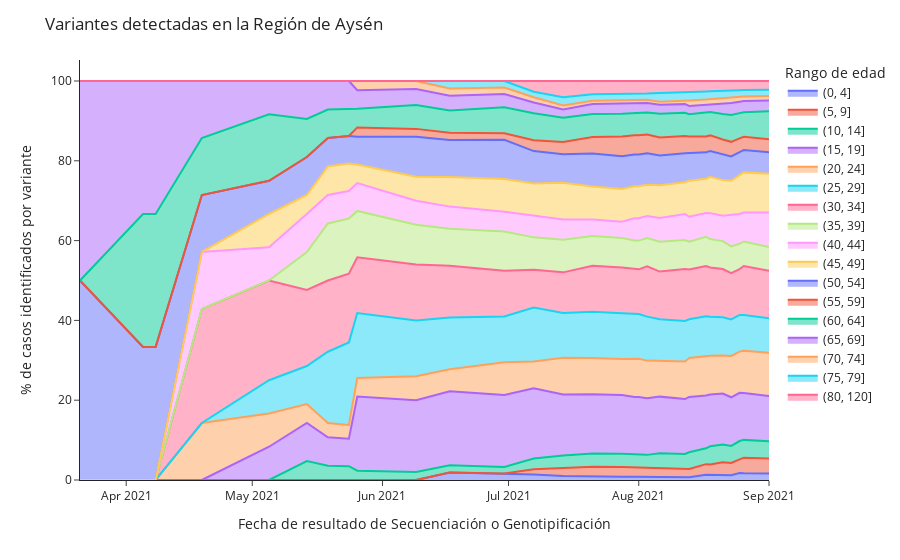

The code cell stored with this chart in its notebook:
### Code cell
px.area(df_variantes_clean.groupby(['fecha_resultado_secuenciacion_genotipificacion', 'rango_edad']).count()[['n_documento']].reset_index().pivot(
    index='fecha_resultado_secuenciacion_genotipificacion',
    columns='rango_edad', 
    values=['n_documento']
).fillna(0).cumsum()['n_documento'],
          labels={'rango_edad':'Rango de edad'},
        groupnorm='percent'
       ).update_layout(
    title= 'Variantes detectadas en la Región de Aysén',
    yaxis_title='% de casos identificados por variante',
    xaxis_title='Fecha de resultado de Secuenciación o Genotipificación',
    template='simple_white',   
)

### Figure 1 — Plotly figure (JSON) as saved in the notebook; plotly's stock layout.template omitted (floating-point values rounded to 4 significant figures)
{"data": [{"groupnorm": "percent", "hovertemplate": "Rango de edad=(0, 4]<br>fecha_resultado_secuenciacion_genotipificacion=%{x}<br>value=%{y}<extra></extra>", "legendgroup": "(0, 4]", "line": {"color": "#636efa"}, "marker": {"symbol": "circle"}, "mode": "lines", "name": "(0, 4]", "orientation": "v", "showlegend": true, "stackgroup": "1", "type": "scatter", "x": ["2021-03-21T00:00:00", "2021-04-05T00:00:00", "2021-04-08T00:00:00", "2021-04-19T00:00:00", "2021-05-05T00:00:00", "2021-05-14T00:00:00", "2021-05-19T00:00:00", "2021-05-24T00:00:00", "2021-05-26T00:00:00", "2021-06-09T00:00:00", "2021-06-17T00:00:00", "2021-06-30T00:00:00", "2021-07-07T00:00:00", "2021-07-14T00:00:00", "2021-07-21T00:00:00", "2021-07-28T00:00:00", "2021-07-31T00:00:00", "2021-08-01T00:00:00", "2021-08-03T00:00:00", "2021-08-06T00:00:00", "2021-08-12T00:00:00", "2021-08-13T00:00:00", "2021-08-17T00:00:00", "2021-08-18T00:00:00", "2021-08-21T00:00:00", "2021-08-23T00:00:00", "2021-08-25T00:00:00", "2021-08-26T00:00:00", "2021-09-01T00:00:00"], "xaxis": "x", "y": [0, 0, 0, 0, 0, 0, 0, 0, 0, 0, 1, 1, 1, 1, 1, 1, 1, 1, 1, 1, 1, 1, 2, 2, 2, 2, 3, 3, 3], "yaxis": "y"}, {"groupnorm": "percent", "hovertemplate": "Rango de edad=(5, 9]<br>fecha_resultado_secuenciacion_genotipificacion=%{x}<br>value=%{y}<extra></extra>", "legendgroup": "(5, 9]", "line": {"color": "#EF553B"}, "marker": {"symbol": "circle"}, "mode": "lines", "name": "(5, 9]", "orientation": "v", "showlegend": true, "stackgroup": "1", "type": "scatter", "x": ["2021-03-21T00:00:00", "2021-04-05T00:00:00", "2021-04-08T00:00:00", "2021-04-19T00:00:00", "2021-05-05T00:00:00", "2021-05-14T00:00:00", "2021-05-19T00:00:00", "2021-05-24T00:00:00", "2021-05-26T00:00:00", "2021-06-09T00:00:00", "2021-06-17T00:00:00", "2021-06-30T00:00:00", "2021-07-07T00:00:00", "2021-07-14T00:00:00", "2021-07-21T00:00:00", "2021-07-28T00:00:00", "2021-07-31T00:00:00", "2021-08-01T00:00:00", "2021-08-03T00:00:00", "2021-08-06T00:00:00", "2021-08-12T00:00:00", "2021-08-13T00:00:00", "2021-08-17T00:00:00", "2021-08-18T00:00:00", "2021-08-21T00:00:00", "2021-08-23T00:00:00", "2021-08-25T00:00:00", "2021-08-26T00:00:00", "2021-09-01T00:00:00"], "xaxis": "x", "y": [0, 0, 0, 0, 0, 0, 0, 0, 0, 0, 0, 0, 1, 2, 3, 3, 3, 3, 3, 3, 3, 3, 4, 4, 5, 5, 6, 7, 7], "yaxis": "y"}, {"groupnorm": "percent", "hovertemplate": "Rango de edad=(10, 14]<br>fecha_resultado_secuenciacion_genotipificacion=%{x}<br>value=%{y}<extra></extra>", "legendgroup": "(10, 14]", "line": {"color": "#00cc96"}, "marker": {"symbol": "circle"}, "mode": "lines", "name": "(10, 14]", "orientation": "v", "showlegend": true, "stackgroup": "1", "type": "scatter", "x": ["2021-03-21T00:00:00", "2021-04-05T00:00:00", "2021-04-08T00:00:00", "2021-04-19T00:00:00", "2021-05-05T00:00:00", "2021-05-14T00:00:00", "2021-05-19T00:00:00", "2021-05-24T00:00:00", "2021-05-26T00:00:00", "2021-06-09T00:00:00", "2021-06-17T00:00:00", "2021-06-30T00:00:00", "2021-07-07T00:00:00", "2021-07-14T00:00:00", "2021-07-21T00:00:00", "2021-07-28T00:00:00", "2021-07-31T00:00:00", "2021-08-01T00:00:00", "2021-08-03T00:00:00", "2021-08-06T00:00:00", "2021-08-12T00:00:00", "2021-08-13T00:00:00", "2021-08-17T00:00:00", "2021-08-18T00:00:00", "2021-08-21T00:00:00", "2021-08-23T00:00:00", "2021-08-25T00:00:00", "2021-08-26T00:00:00", "2021-09-01T00:00:00"], "xaxis": "x", "y": [0, 0, 0, 0, 0, 1, 1, 1, 1, 1, 1, 1, 2, 3, 4, 4, 4, 4, 4, 5, 5, 6, 6, 7, 7, 7, 8, 8, 8], "yaxis": "y"}, {"groupnorm": "percent", "hovertemplate": "Rango de edad=(15, 19]<br>fecha_resultado_secuenciacion_genotipificacion=%{x}<br>value=%{y}<extra></extra>", "legendgroup": "(15, 19]", "line": {"color": "#ab63fa"}, "marker": {"symbol": "circle"}, "mode": "lines", "name": "(15, 19]", "orientation": "v", "showlegend": true, "stackgroup": "1", "type": "scatter", "x": ["2021-03-21T00:00:00", "2021-04-05T00:00:00", "2021-04-08T00:00:00", "2021-04-19T00:00:00", "2021-05-05T00:00:00", "2021-05-14T00:00:00", "2021-05-19T00:00:00", "2021-05-24T00:00:00", "2021-05-26T00:00:00", "2021-06-09T00:00:00", "2021-06-17T00:00:00", "2021-06-30T00:00:00", "2021-07-07T00:00:00", "2021-07-14T00:00:00", "2021-07-21T00:00:00", "2021-07-28T00:00:00", "2021-07-31T00:00:00", "2021-08-01T00:00:00", "2021-08-03T00:00:00", "2021-08-06T00:00:00", "2021-08-12T00:00:00", "2021-08-13T00:00:00", "2021-08-17T00:00:00", "2021-08-18T00:00:00", "2021-08-21T00:00:00", "2021-08-23T00:00:00", "2021-08-25T00:00:00", "2021-08-26T00:00:00", "2021-09-01T00:00:00"], "xaxis": "x", "y": [0, 0, 0, 0, 1, 2, 2, 2, 8, 9, 10, 11, 13, 15, 18, 18, 18, 18, 18, 19, 19, 20, 20, 20, 20, 20, 21, 21, 21], "yaxis": "y"}, {"groupnorm": "percent", "hovertemplate": "Rango de edad=(20, 24]<br>fecha_resultado_secuenciacion_genotipificacion=%{x}<br>value=%{y}<extra></extra>", "legendgroup": "(20, 24]", "line": {"color": "#FFA15A"}, "marker": {"symbol": "circle"}, "mode": "lines", "name": "(20, 24]", "orientation": "v", "showlegend": true, "stackgroup": "1", "type": "scatter", "x": ["2021-03-21T00:00:00", "2021-04-05T00:00:00", "2021-04-08T00:00:00", "2021-04-19T00:00:00", "2021-05-05T00:00:00", "2021-05-14T00:00:00", "2021-05-19T00:00:00", "2021-05-24T00:00:00", "2021-05-26T00:00:00", "2021-06-09T00:00:00", "2021-06-17T00:00:00", "2021-06-30T00:00:00", "2021-07-07T00:00:00", "2021-07-14T00:00:00", "2021-07-21T00:00:00", "2021-07-28T00:00:00", "2021-07-31T00:00:00", "2021-08-01T00:00:00", "2021-08-03T00:00:00", "2021-08-06T00:00:00", "2021-08-12T00:00:00", "2021-08-13T00:00:00", "2021-08-17T00:00:00", "2021-08-18T00:00:00", "2021-08-21T00:00:00", "2021-08-23T00:00:00", "2021-08-25T00:00:00", "2021-08-26T00:00:00", "2021-09-01T00:00:00"], "xaxis": "x", "y": [0, 0, 0, 1, 1, 1, 1, 1, 2, 3, 3, 5, 5, 9, 11, 11, 12, 12, 12, 12, 13, 14, 15, 15, 15, 17, 18, 19, 20], "yaxis": "y"}, {"groupnorm": "percent", "hovertemplate": "Rango de edad=(25, 29]<br>fecha_resultado_secuenciacion_genotipificacion=%{x}<br>value=%{y}<extra></extra>", "legendgroup": "(25, 29]", "line": {"color": "#19d3f3"}, "marker": {"symbol": "circle"}, "mode": "lines", "name": "(25, 29]", "orientation": "v", "showlegend": true, "stackgroup": "1", "type": "scatter", "x": ["2021-03-21T00:00:00", "2021-04-05T00:00:00", "2021-04-08T00:00:00", "2021-04-19T00:00:00", "2021-05-05T00:00:00", "2021-05-14T00:00:00", "2021-05-19T00:00:00", "2021-05-24T00:00:00", "2021-05-26T00:00:00", "2021-06-09T00:00:00", "2021-06-17T00:00:00", "2021-06-30T00:00:00", "2021-07-07T00:00:00", "2021-07-14T00:00:00", "2021-07-21T00:00:00", "2021-07-28T00:00:00", "2021-07-31T00:00:00", "2021-08-01T00:00:00", "2021-08-03T00:00:00", "2021-08-06T00:00:00", "2021-08-12T00:00:00", "2021-08-13T00:00:00", "2021-08-17T00:00:00", "2021-08-18T00:00:00", "2021-08-21T00:00:00", "2021-08-23T00:00:00", "2021-08-25T00:00:00", "2021-08-26T00:00:00", "2021-09-01T00:00:00"], "xaxis": "x", "y": [0, 0, 0, 0, 1, 2, 5, 6, 7, 7, 7, 7, 10, 11, 14, 14, 14, 14, 14, 14, 14, 14, 15, 15, 15, 15, 16, 16, 16], "yaxis": "y"}, {"groupnorm": "percent", "hovertemplate": "Rango de edad=(30, 34]<br>fecha_resultado_secuenciacion_genotipificacion=%{x}<br>value=%{y}<extra></extra>", "legendgroup": "(30, 34]", "line": {"color": "#FF6692"}, "marker": {"symbol": "circle"}, "mode": "lines", "name": "(30, 34]", "orientation": "v", "showlegend": true, "stackgroup": "1", "type": "scatter", "x": ["2021-03-21T00:00:00", "2021-04-05T00:00:00", "2021-04-08T00:00:00", "2021-04-19T00:00:00", "2021-05-05T00:00:00", "2021-05-14T00:00:00", "2021-05-19T00:00:00", "2021-05-24T00:00:00", "2021-05-26T00:00:00", "2021-06-09T00:00:00", "2021-06-17T00:00:00", "2021-06-30T00:00:00", "2021-07-07T00:00:00", "2021-07-14T00:00:00", "2021-07-21T00:00:00", "2021-07-28T00:00:00", "2021-07-31T00:00:00", "2021-08-01T00:00:00", "2021-08-03T00:00:00", "2021-08-06T00:00:00", "2021-08-12T00:00:00", "2021-08-13T00:00:00", "2021-08-17T00:00:00", "2021-08-18T00:00:00", "2021-08-21T00:00:00", "2021-08-23T00:00:00", "2021-08-25T00:00:00", "2021-08-26T00:00:00", "2021-09-01T00:00:00"], "xaxis": "x", "y": [0, 0, 0, 2, 3, 4, 5, 5, 6, 7, 7, 7, 7, 10, 14, 14, 14, 14, 16, 16, 18, 18, 19, 19, 19, 19, 20, 22, 22], "yaxis": "y"}, {"groupnorm": "percent", "hovertemplate": "Rango de edad=(35, 39]<br>fecha_resultado_secuenciacion_genotipificacion=%{x}<br>value=%{y}<extra></extra>", "legendgroup": "(35, 39]", "line": {"color": "#B6E880"}, "marker": {"symbol": "circle"}, "mode": "lines", "name": "(35, 39]", "orientation": "v", "showlegend": true, "stackgroup": "1", "type": "scatter", "x": ["2021-03-21T00:00:00", "2021-04-05T00:00:00", "2021-04-08T00:00:00", "2021-04-19T00:00:00", "2021-05-05T00:00:00", "2021-05-14T00:00:00", "2021-05-19T00:00:00", "2021-05-24T00:00:00", "2021-05-26T00:00:00", "2021-06-09T00:00:00", "2021-06-17T00:00:00", "2021-06-30T00:00:00", "2021-07-07T00:00:00", "2021-07-14T00:00:00", "2021-07-21T00:00:00", "2021-07-28T00:00:00", "2021-07-31T00:00:00", "2021-08-01T00:00:00", "2021-08-03T00:00:00", "2021-08-06T00:00:00", "2021-08-12T00:00:00", "2021-08-13T00:00:00", "2021-08-17T00:00:00", "2021-08-18T00:00:00", "2021-08-21T00:00:00", "2021-08-23T00:00:00", "2021-08-25T00:00:00", "2021-08-26T00:00:00", "2021-09-01T00:00:00"], "xaxis": "x", "y": [0, 0, 0, 0, 0, 2, 4, 4, 5, 5, 5, 6, 6, 8, 9, 9, 9, 9, 9, 10, 10, 10, 11, 11, 11, 11, 11, 11, 11], "yaxis": "y"}, {"groupnorm": "percent", "hovertemplate": "Rango de edad=(40, 44]<br>fecha_resultado_secuenciacion_genotipificacion=%{x}<br>value=%{y}<extra></extra>", "legendgroup": "(40, 44]", "line": {"color": "#FF97FF"}, "marker": {"symbol": "circle"}, "mode": "lines", "name": "(40, 44]", "orientation": "v", "showlegend": true, "stackgroup": "1", "type": "scatter", "x": ["2021-03-21T00:00:00", "2021-04-05T00:00:00", "2021-04-08T00:00:00", "2021-04-19T00:00:00", "2021-05-05T00:00:00", "2021-05-14T00:00:00", "2021-05-19T00:00:00", "2021-05-24T00:00:00", "2021-05-26T00:00:00", "2021-06-09T00:00:00", "2021-06-17T00:00:00", "2021-06-30T00:00:00", "2021-07-07T00:00:00", "2021-07-14T00:00:00", "2021-07-21T00:00:00", "2021-07-28T00:00:00", "2021-07-31T00:00:00", "2021-08-01T00:00:00", "2021-08-03T00:00:00", "2021-08-06T00:00:00", "2021-08-12T00:00:00", "2021-08-13T00:00:00", "2021-08-17T00:00:00", "2021-08-18T00:00:00", "2021-08-21T00:00:00", "2021-08-23T00:00:00", "2021-08-25T00:00:00", "2021-08-26T00:00:00", "2021-09-01T00:00:00"], "xaxis": "x", "y": [0, 0, 0, 1, 1, 2, 2, 2, 3, 3, 3, 3, 4, 5, 5, 5, 7, 7, 7, 8, 9, 9, 9, 10, 10, 13, 13, 13, 16], "yaxis": "y"}, {"groupnorm": "percent", "hovertemplate": "Rango de edad=(45, 49]<br>fecha_resultado_secuenciacion_genotipificacion=%{x}<br>value=%{y}<extra></extra>", "legendgroup": "(45, 49]", "line": {"color": "#FECB52"}, "marker": {"symbol": "circle"}, "mode": "lines", "name": "(45, 49]", "orientation": "v", "showlegend": true, "stackgroup": "1", "type": "scatter", "x": ["2021-03-21T00:00:00", "2021-04-05T00:00:00", "2021-04-08T00:00:00", "2021-04-19T00:00:00", "2021-05-05T00:00:00", "2021-05-14T00:00:00", "2021-05-19T00:00:00", "2021-05-24T00:00:00", "2021-05-26T00:00:00", "2021-06-09T00:00:00", "2021-06-17T00:00:00", "2021-06-30T00:00:00", "2021-07-07T00:00:00", "2021-07-14T00:00:00", "2021-07-21T00:00:00", "2021-07-28T00:00:00", "2021-07-31T00:00:00", "2021-08-01T00:00:00", "2021-08-03T00:00:00", "2021-08-06T00:00:00", "2021-08-12T00:00:00", "2021-08-13T00:00:00", "2021-08-17T00:00:00", "2021-08-18T00:00:00", "2021-08-21T00:00:00", "2021-08-23T00:00:00", "2021-08-25T00:00:00", "2021-08-26T00:00:00", "2021-09-01T00:00:00"], "xaxis": "x", "y": [0, 0, 0, 0, 1, 1, 2, 2, 2, 3, 4, 5, 6, 9, 10, 10, 10, 10, 10, 11, 11, 13, 13, 14, 14, 14, 17, 18, 18], "yaxis": "y"}, {"groupnorm": "percent", "hovertemplate": "Rango de edad=(50, 54]<br>fecha_resultado_secuenciacion_genotipificacion=%{x}<br>value=%{y}<extra></extra>", "legendgroup": "(50, 54]", "line": {"color": "#636efa"}, "marker": {"symbol": "circle"}, "mode": "lines", "name": "(50, 54]", "orientation": "v", "showlegend": true, "stackgroup": "1", "type": "scatter", "x": ["2021-03-21T00:00:00", "2021-04-05T00:00:00", "2021-04-08T00:00:00", "2021-04-19T00:00:00", "2021-05-05T00:00:00", "2021-05-14T00:00:00", "2021-05-19T00:00:00", "2021-05-24T00:00:00", "2021-05-26T00:00:00", "2021-06-09T00:00:00", "2021-06-17T00:00:00", "2021-06-30T00:00:00", "2021-07-07T00:00:00", "2021-07-14T00:00:00", "2021-07-21T00:00:00", "2021-07-28T00:00:00", "2021-07-31T00:00:00", "2021-08-01T00:00:00", "2021-08-03T00:00:00", "2021-08-06T00:00:00", "2021-08-12T00:00:00", "2021-08-13T00:00:00", "2021-08-17T00:00:00", "2021-08-18T00:00:00", "2021-08-21T00:00:00", "2021-08-23T00:00:00", "2021-08-25T00:00:00", "2021-08-26T00:00:00", "2021-09-01T00:00:00"], "xaxis": "x", "y": [1, 1, 1, 1, 1, 2, 2, 2, 3, 5, 5, 6, 6, 7, 10, 10, 10, 10, 10, 10, 10, 10, 10, 10, 10, 10, 10, 10, 10], "yaxis": "y"}, {"groupnorm": "percent", "hovertemplate": "Rango de edad=(55, 59]<br>fecha_resultado_secuenciacion_genotipificacion=%{x}<br>value=%{y}<extra></extra>", "legendgroup": "(55, 59]", "line": {"color": "#EF553B"}, "marker": {"symbol": "circle"}, "mode": "lines", "name": "(55, 59]", "orientation": "v", "showlegend": true, "stackgroup": "1", "type": "scatter", "x": ["2021-03-21T00:00:00", "2021-04-05T00:00:00", "2021-04-08T00:00:00", "2021-04-19T00:00:00", "2021-05-05T00:00:00", "2021-05-14T00:00:00", "2021-05-19T00:00:00", "2021-05-24T00:00:00", "2021-05-26T00:00:00", "2021-06-09T00:00:00", "2021-06-17T00:00:00", "2021-06-30T00:00:00", "2021-07-07T00:00:00", "2021-07-14T00:00:00", "2021-07-21T00:00:00", "2021-07-28T00:00:00", "2021-07-31T00:00:00", "2021-08-01T00:00:00", "2021-08-03T00:00:00", "2021-08-06T00:00:00", "2021-08-12T00:00:00", "2021-08-13T00:00:00", "2021-08-17T00:00:00", "2021-08-18T00:00:00", "2021-08-21T00:00:00", "2021-08-23T00:00:00", "2021-08-25T00:00:00", "2021-08-26T00:00:00", "2021-09-01T00:00:00"], "xaxis": "x", "y": [0, 0, 0, 0, 0, 0, 0, 0, 1, 1, 1, 1, 2, 3, 5, 6, 6, 6, 6, 6, 6, 6, 6, 6, 6, 6, 6, 6, 6], "yaxis": "y"}, {"groupnorm": "percent", "hovertemplate": "Rango de edad=(60, 64]<br>fecha_resultado_secuenciacion_genotipificacion=%{x}<br>value=%{y}<extra></extra>", "legendgroup": "(60, 64]", "line": {"color": "#00cc96"}, "marker": {"symbol": "circle"}, "mode": "lines", "name": "(60, 64]", "orientation": "v", "showlegend": true, "stackgroup": "1", "type": "scatter", "x": ["2021-03-21T00:00:00", "2021-04-05T00:00:00", "2021-04-08T00:00:00", "2021-04-19T00:00:00", "2021-05-05T00:00:00", "2021-05-14T00:00:00", "2021-05-19T00:00:00", "2021-05-24T00:00:00", "2021-05-26T00:00:00", "2021-06-09T00:00:00", "2021-06-17T00:00:00", "2021-06-30T00:00:00", "2021-07-07T00:00:00", "2021-07-14T00:00:00", "2021-07-21T00:00:00", "2021-07-28T00:00:00", "2021-07-31T00:00:00", "2021-08-01T00:00:00", "2021-08-03T00:00:00", "2021-08-06T00:00:00", "2021-08-12T00:00:00", "2021-08-13T00:00:00", "2021-08-17T00:00:00", "2021-08-18T00:00:00", "2021-08-21T00:00:00", "2021-08-23T00:00:00", "2021-08-25T00:00:00", "2021-08-26T00:00:00", "2021-09-01T00:00:00"], "xaxis": "x", "y": [0, 1, 1, 1, 2, 2, 2, 2, 2, 3, 3, 4, 5, 6, 7, 7, 7, 7, 7, 8, 8, 8, 9, 9, 10, 11, 11, 11, 13], "yaxis": "y"}, {"groupnorm": "percent", "hovertemplate": "Rango de edad=(65, 69]<br>fecha_resultado_secuenciacion_genotipificacion=%{x}<br>value=%{y}<extra></extra>", "legendgroup": "(65, 69]", "line": {"color": "#ab63fa"}, "marker": {"symbol": "circle"}, "mode": "lines", "name": "(65, 69]", "orientation": "v", "showlegend": true, "stackgroup": "1", "type": "scatter", "x": ["2021-03-21T00:00:00", "2021-04-05T00:00:00", "2021-04-08T00:00:00", "2021-04-19T00:00:00", "2021-05-05T00:00:00", "2021-05-14T00:00:00", "2021-05-19T00:00:00", "2021-05-24T00:00:00", "2021-05-26T00:00:00", "2021-06-09T00:00:00", "2021-06-17T00:00:00", "2021-06-30T00:00:00", "2021-07-07T00:00:00", "2021-07-14T00:00:00", "2021-07-21T00:00:00", "2021-07-28T00:00:00", "2021-07-31T00:00:00", "2021-08-01T00:00:00", "2021-08-03T00:00:00", "2021-08-06T00:00:00", "2021-08-12T00:00:00", "2021-08-13T00:00:00", "2021-08-17T00:00:00", "2021-08-18T00:00:00", "2021-08-21T00:00:00", "2021-08-23T00:00:00", "2021-08-25T00:00:00", "2021-08-26T00:00:00", "2021-09-01T00:00:00"], "xaxis": "x", "y": [1, 1, 1, 1, 1, 2, 2, 2, 2, 2, 2, 2, 2, 2, 3, 3, 3, 3, 3, 3, 3, 3, 3, 3, 4, 5, 5, 5, 5], "yaxis": "y"}, {"groupnorm": "percent", "hovertemplate": "Rango de edad=(70, 74]<br>fecha_resultado_secuenciacion_genotipificacion=%{x}<br>value=%{y}<extra></extra>", "legendgroup": "(70, 74]", "line": {"color": "#FFA15A"}, "marker": {"symbol": "circle"}, "mode": "lines", "name": "(70, 74]", "orientation": "v", "showlegend": true, "stackgroup": "1", "type": "scatter", "x": ["2021-03-21T00:00:00", "2021-04-05T00:00:00", "2021-04-08T00:00:00", "2021-04-19T00:00:00", "2021-05-05T00:00:00", "2021-05-14T00:00:00", "2021-05-19T00:00:00", "2021-05-24T00:00:00", "2021-05-26T00:00:00", "2021-06-09T00:00:00", "2021-06-17T00:00:00", "2021-06-30T00:00:00", "2021-07-07T00:00:00", "2021-07-14T00:00:00", "2021-07-21T00:00:00", "2021-07-28T00:00:00", "2021-07-31T00:00:00", "2021-08-01T00:00:00", "2021-08-03T00:00:00", "2021-08-06T00:00:00", "2021-08-12T00:00:00", "2021-08-13T00:00:00", "2021-08-17T00:00:00", "2021-08-18T00:00:00", "2021-08-21T00:00:00", "2021-08-23T00:00:00", "2021-08-25T00:00:00", "2021-08-26T00:00:00", "2021-09-01T00:00:00"], "xaxis": "x", "y": [0, 0, 0, 0, 0, 0, 0, 0, 1, 1, 1, 1, 1, 1, 1, 1, 1, 1, 1, 1, 1, 2, 2, 2, 2, 2, 2, 2, 2], "yaxis": "y"}, {"groupnorm": "percent", "hovertemplate": "Rango de edad=(75, 79]<br>fecha_resultado_secuenciacion_genotipificacion=%{x}<br>value=%{y}<extra></extra>", "legendgroup": "(75, 79]", "line": {"color": "#19d3f3"}, "marker": {"symbol": "circle"}, "mode": "lines", "name": "(75, 79]", "orientation": "v", "showlegend": true, "stackgroup": "1", "type": "scatter", "x": ["2021-03-21T00:00:00", "2021-04-05T00:00:00", "2021-04-08T00:00:00", "2021-04-19T00:00:00", "2021-05-05T00:00:00", "2021-05-14T00:00:00", "2021-05-19T00:00:00", "2021-05-24T00:00:00", "2021-05-26T00:00:00", "2021-06-09T00:00:00", "2021-06-17T00:00:00", "2021-06-30T00:00:00", "2021-07-07T00:00:00", "2021-07-14T00:00:00", "2021-07-21T00:00:00", "2021-07-28T00:00:00", "2021-07-31T00:00:00", "2021-08-01T00:00:00", "2021-08-03T00:00:00", "2021-08-06T00:00:00", "2021-08-12T00:00:00", "2021-08-13T00:00:00", "2021-08-17T00:00:00", "2021-08-18T00:00:00", "2021-08-21T00:00:00", "2021-08-23T00:00:00", "2021-08-25T00:00:00", "2021-08-26T00:00:00", "2021-09-01T00:00:00"], "xaxis": "x", "y": [0, 0, 0, 0, 0, 0, 0, 0, 0, 0, 1, 1, 1, 2, 2, 2, 2, 2, 2, 3, 3, 3, 3, 3, 3, 3, 3, 3, 3], "yaxis": "y"}, {"groupnorm": "percent", "hovertemplate": "Rango de edad=(80, 120]<br>fecha_resultado_secuenciacion_genotipificacion=%{x}<br>value=%{y}<extra></extra>", "legendgroup": "(80, 120]", "line": {"color": "#FF6692"}, "marker": {"symbol": "circle"}, "mode": "lines", "name": "(80, 120]", "orientation": "v", "showlegend": true, "stackgroup": "1", "type": "scatter", "x": ["2021-03-21T00:00:00", "2021-04-05T00:00:00", "2021-04-08T00:00:00", "2021-04-19T00:00:00", "2021-05-05T00:00:00", "2021-05-14T00:00:00", "2021-05-19T00:00:00", "2021-05-24T00:00:00", "2021-05-26T00:00:00", "2021-06-09T00:00:00", "2021-06-17T00:00:00", "2021-06-30T00:00:00", "2021-07-07T00:00:00", "2021-07-14T00:00:00", "2021-07-21T00:00:00", "2021-07-28T00:00:00", "2021-07-31T00:00:00", "2021-08-01T00:00:00", "2021-08-03T00:00:00", "2021-08-06T00:00:00", "2021-08-12T00:00:00", "2021-08-13T00:00:00", "2021-08-17T00:00:00", "2021-08-18T00:00:00", "2021-08-21T00:00:00", "2021-08-23T00:00:00", "2021-08-25T00:00:00", "2021-08-26T00:00:00", "2021-09-01T00:00:00"], "xaxis": "x", "y": [0, 0, 0, 0, 0, 0, 0, 0, 0, 0, 0, 0, 2, 4, 4, 4, 4, 4, 4, 4, 4, 4, 4, 4, 4, 4, 4, 4, 4], "yaxis": "y"}], "layout": {"legend": {"title": {"text": "Rango de edad"}, "tracegroupgap": 0}, "margin": {"t": 60}, "title": {"text": "Variantes detectadas en la Región de Aysén"}, "xaxis": {"anchor": "y", "domain": [0, 1], "title": {"text": "Fecha de resultado de Secuenciación o Genotipificación"}}, "yaxis": {"anchor": "x", "domain": [0, 1], "title": {"text": "% de casos identificados por variante"}}}}
